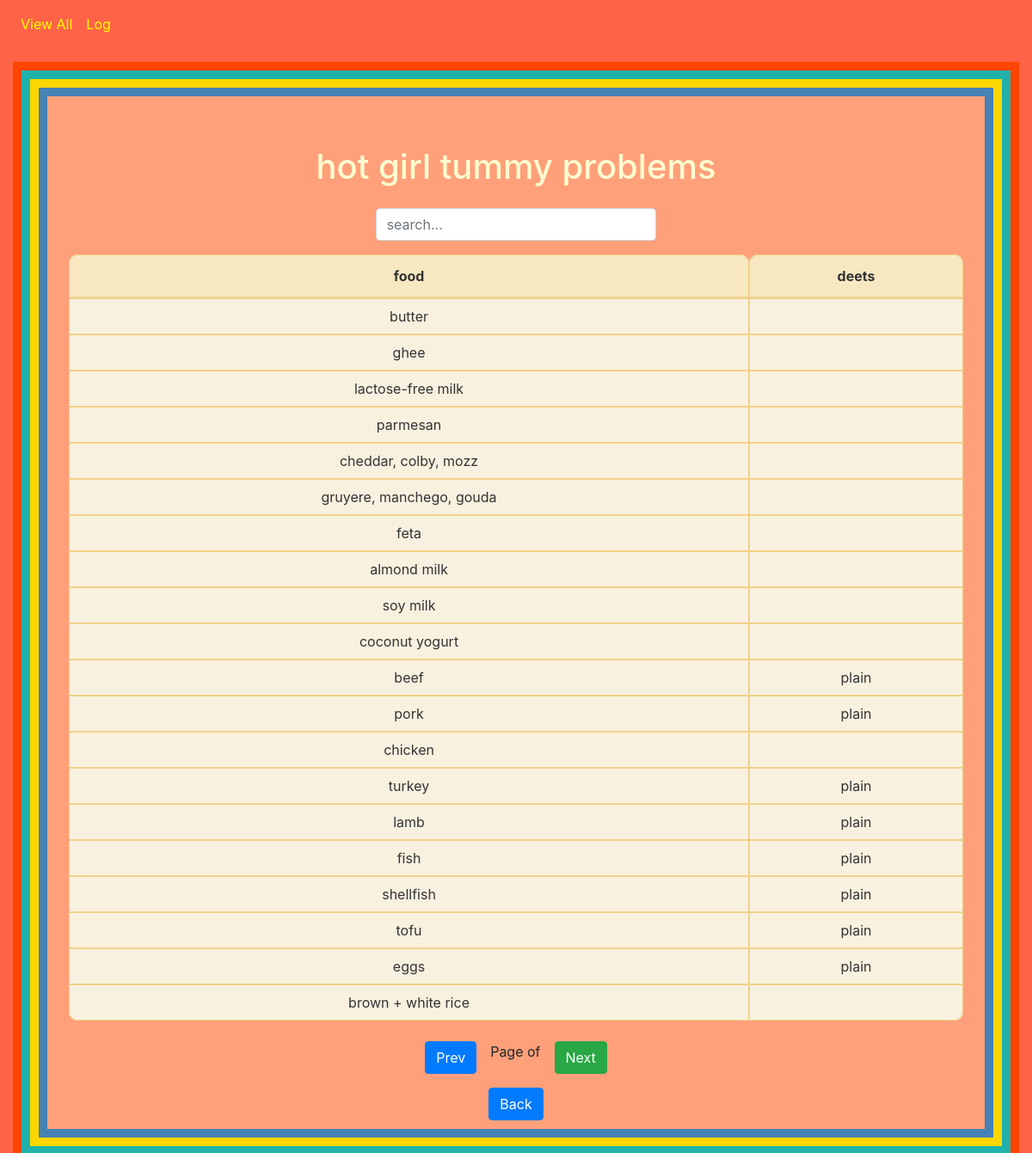
Page /free/ on the committed database.
### diet_manager/models.py (models this page shows, shortened)
class FoodItem(models.Model):
    FOOD_CHOICES = [
        ('NO', 'Do Not Eat'),
        ('LIMIT', 'Limit Intake'),
        ('FREE', 'Eat Freely')
    ]
    FOOD_TYPE_CHOICES = [
        ('DAIRY', 'Dairy'),
        ('MEAT_PROTEIN', 'Meat + Protein'),
        ('FLAVOUR', 'Flavour'),
        ('VEGGIES', 'Veggies'),
        ('FRUITS', 'Fruits'),
        ('GRAINS', 'Grains'),
        ('BEVVIES', 'Bevvies'),
        ('SWEETS', 'Sweets'),
        ('NUTS', 'Nuts'),
        ('SEEDS', 'Seeds'),
        ('SNEAKY_SNACKS', 'Sneaky Snacks'),
        ('FLOURS_STARCHES', 'Flours + Starches')
    ]
    name = models.CharField(max_length=100)
    category = models.CharField(max_length=10, choices=FOOD_CHOICES)
    food_type = models.CharField(max_length=15, choices=FOOD_TYPE_CHOICES)
    details = models.TextField(blank=True)

### diet_manager/views.py (the view)
# urls.py: path('free/', views.free, name='hot_girl_tummy_problems'),
def free(request):
    items = FoodItem.objects.filter(category='FREE')
    items_json = serialize('json', items, fields=('name', 'details'))  # Specifying fields for clarity
    paginator = Paginator(items, 20)
    page_number = request.GET.get('page')
    page_obj = paginator.get_page(page_number)
    return render(request, 'diet_manager/category.html', {
        'items_json': items_json,
        'page_obj': page_obj,
        'title': 'hot girl tummy problems'
    })

### diet_manager/templates/diet_manager/category.html (shortened to what this page needs)
{% load static %}
<!DOCTYPE html>
<html lang="en">
<head>
    <link rel="stylesheet" href="https://cdn.jsdelivr.net/npm/bootstrap@4.4.1/dist/css/bootstrap.min.css">
    <link rel="stylesheet" href="{% static 'css/styles.css' %}">
</head>
<body>
    <nav class="navbar navbar-expand-lg">
        <div class="collapse navbar-collapse" id="navbarNav">
          <ul class="navbar-nav">
            <li class="nav-item">
              <a class="nav-link" href="{% url 'all_items' %}">View All</a>
            </li>
            <li class="nav-item">
              <a class="nav-link" href="{% url 'log' %}">Log</a>
            </li>
          </ul>
        </div>
      </nav>
    <div class="container-fluid mt-3">
        <div class="border-color-1">
            <div class="border-color-2">
                <div class="border-color-3">
                    <div class="border-color-4">
                        <div class="border-color-5">
                            <div class="container custom-container text-center mt-5 px-6">
                                <h1 class="mb-4" style="color: #FFFDD0">{{ title }}</h1>
                                <div class="row justify-content-center">
                                    <div class="col-lg-4 col-md-8">
                                        <input type="text" id="searchInput" class="form-control mb-3" placeholder="search..." onkeyup="searchItems()">
                                    </div>
                                </div>
                                <table class="table table-custom">
                                    <thead>
                                        <tr>
                                            <th>food</th>
                                            <th>deets</th>
                                        </tr>
                                    </thead>
                                    <tbody>
                                        {% for item in page_obj %}
                                        <tr>
                                            <td>{{ item.name }}</td>
                                            <td>{{ item.details }}</td>
                                        </tr>
                                        {% endfor %}
                                    </tbody>
                                </table>
                                <div class="container mt-4">
                                    <div class="d-flex justify-content-center">
                                        <button onclick="changePage(-1)" class="btn btn-primary mr-2">Prev</button>
                                        <span id="pageInfo" class="mx-2">Page {{ currentPage }} of {{ totalPages }}</span>
                                        <button onclick="changePage(1)" class="btn btn-success ml-2">Next</button>
                                    </div>
                                    <div class="d-flex justify-content-center mt-3">
                                        <a href="{% url 'home' %}" class="btn btn-primary">Back</a>
                                    </div>
                                </div>
                            </div>
                        </div>
                    </div>
                </div>
            </div>
        </div>
    </div>
</body>
</html>

### static/css/styles.css (style rules this page uses)
body { background-color: #FF6347; }
.border-color-1 { background-color: #FF4500; padding: 10px; }
.border-color-2 { background-color: #20B2AA; padding: 10px; }
.border-color-3 { background-color: #FFD700; padding: 10px; }
.border-color-4 { background-color: #4682B4; padding: 10px; }
.border-color-5 { background-color: #FFA07A; padding: 10px; }
.table-custom { width: 100%; background-color: transparent; color: #333; border-collapse: separate; border-spacing: 0; }
.table-custom thead { background-color: #f8e8c1; }
.table-custom thead th { padding: 12px; border-bottom: 2px solid #f1d18a; border-top-left-radius: 10px; border-top-right-radius: 10px; }
.table-custom tbody tr { background-color: #f9f1e0; }
.table-custom tbody tr:last-child td:first-child { border-bottom-left-radius: 10px; }
.table-custom tbody tr:last-child td:last-child { border-bottom-right-radius: 10px; }
.table-custom th, .table-custom td { border: 1px solid #f1d18a; padding: 8px; vertical-align: middle; }
.navbar .nav-link { color: yellow !important; }

### rows in the picture
FoodItem: name "butter"
FoodItem: name "ghee"
FoodItem: name "lactose-free milk"
FoodItem: name "parmesan"
FoodItem: name "cheddar, colby, mozz"
FoodItem: name "gruyere, manchego, gouda"
FoodItem: name "feta"
FoodItem: name "almond milk"
FoodItem: name "soy milk"
FoodItem: name "coconut yogurt"
FoodItem: name "beef", details "plain"
FoodItem: name "pork", details "plain"
FoodItem: name "chicken"
FoodItem: name "turkey", details "plain"
FoodItem: name "lamb", details "plain"
FoodItem: name "fish", details "plain"
FoodItem: name "shellfish", details "plain"
FoodItem: name "tofu", details "plain"
FoodItem: name "eggs", details "plain"
FoodItem: name "brown + white rice"

### other values in the picture
{{ title }} "hot girl tummy problems"
